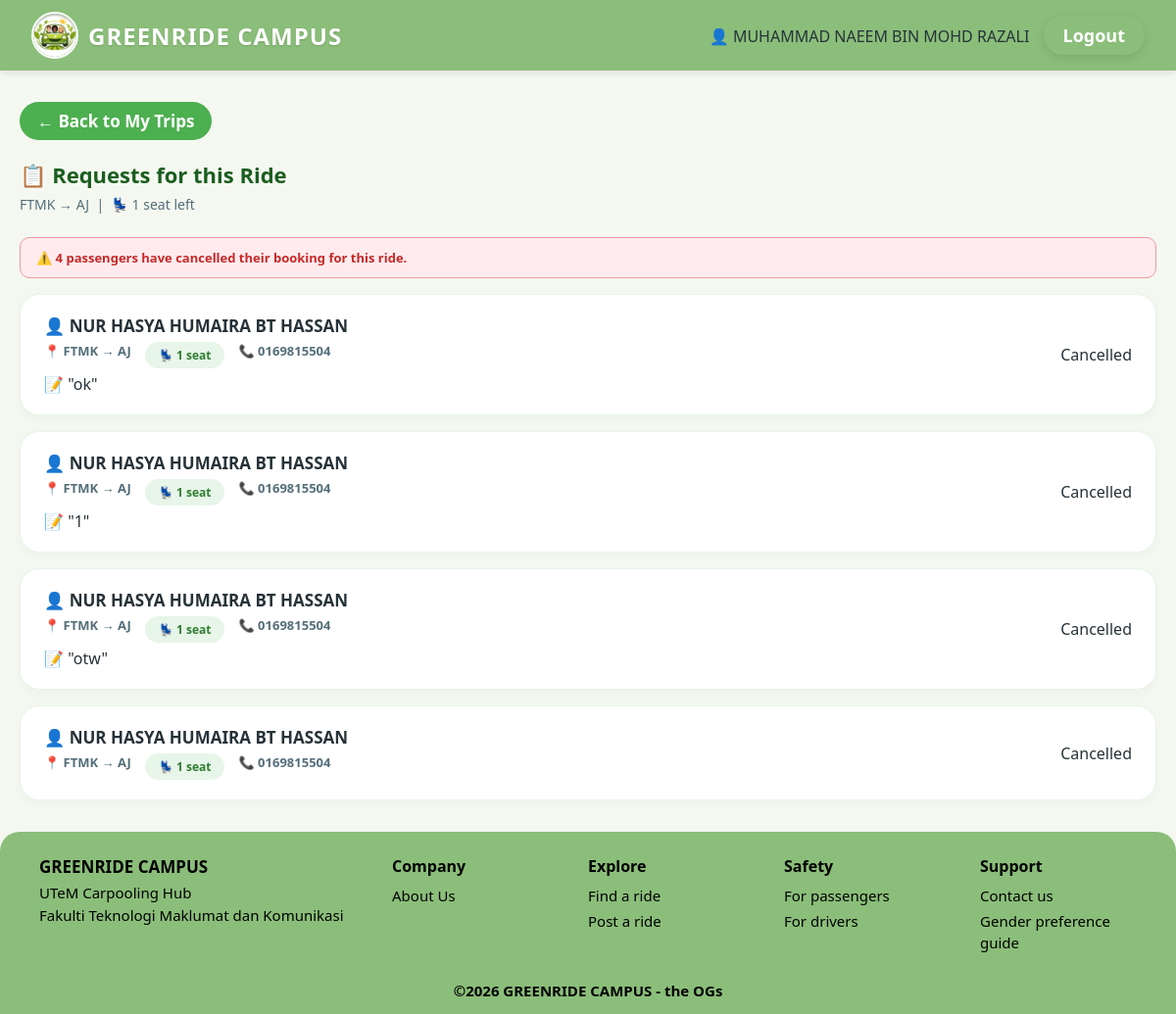
Page /trip/manage_request.php?trip_id=8 (signed in) on the committed database.
### tables this page shows
CREATE TABLE `trip` (
  `trip_ID` int(5) NOT NULL,
  `origin` varchar(100) NOT NULL,
  `destination` varchar(100) NOT NULL,
  `distance_km` decimal(6,2) NOT NULL,
  `departure` datetime NOT NULL,
  `seats_available` int(2) NOT NULL,
  `price` decimal(10,2) NOT NULL,
  `status` varchar(20) NOT NULL,
  `gender_preference` varchar(20) DEFAULT NULL,
  `vehicle_ID` int(5) NOT NULL,
  `user_ID` int(5) NOT NULL
);

CREATE TABLE `triprequest` (
  `request_ID` int(5) NOT NULL,
  `seats_requested` int(2) NOT NULL,
  `pickup_point` varchar(100) NOT NULL,
  `dropoff_point` varchar(100) NOT NULL,
  `status` varchar(20) NOT NULL,
  `request_time` datetime NOT NULL,
  `response_time` datetime DEFAULT NULL,
  `passenger_note` varchar(255) DEFAULT NULL,
  `trip_ID` int(5) NOT NULL,
  `user_ID` int(5) NOT NULL,
  `booking_ID` int(5) DEFAULT NULL
);

CREATE TABLE `user` (
  `user_ID` int(5) NOT NULL,
  `name` varchar(100) NOT NULL,
  `email` varchar(100) NOT NULL,
  `password` varchar(255) NOT NULL,
  `phone_number` varchar(20) NOT NULL,
  `role` varchar(20) NOT NULL,
  `matric_number` varchar(10) NOT NULL,
  `gender` varchar(10) NOT NULL
);

### trip/manage_request.php (the view, shortened to what this page needs)
<?php
require_once '../config/database.php';
$trip_id = intval($_GET['trip_id']);
$user_id = $_SESSION['user_id'];
$trip = $conn->query("SELECT * FROM trip WHERE trip_ID='$trip_id' AND user_ID='$user_id'")->fetch_assoc();
$requests = $conn->query("
    SELECT tr.*, u.name AS passenger_name, u.phone_number
    FROM triprequest tr
    JOIN user u ON tr.user_ID = u.user_ID
    WHERE tr.trip_ID='$trip_id'
    ORDER BY
        CASE WHEN tr.status = 'Cancelled' THEN 0 ELSE 1 END,
        tr.request_time ASC
");
?>
<!DOCTYPE html>
<html lang="en">
<head>
    <link rel="stylesheet" href="../assets/css/style.css">
    <link rel="stylesheet" href="../assets/css/trip.css">
</head>
<body>
<?php include '../includes/header.php'; ?>
<div class="container">
    <a href="driver_trips.php" class="btn-back">← Back to My Trips</a>
    <h2 class="page-heading">📋 Requests for this Ride</h2>
    <p class="page-subtext">
        <?php echo htmlspecialchars($trip['origin']); ?> → <?php echo htmlspecialchars($trip['destination']); ?>
        &nbsp;|&nbsp; 💺 <?php echo $trip['seats_available']; ?> seat<?php echo $trip['seats_available'] != 1 ? 's' : ''; ?> left
    </p>
    <?php
    $cancelled_count = $conn->query("SELECT COUNT(*) AS cnt FROM triprequest WHERE trip_ID='$trip_id' AND status='Cancelled'")->fetch_assoc()['cnt'];
    ?>
    <?php if ($cancelled_count > 0): ?>
    <div class="alert-box alert-error">
        ⚠️ <?php echo $cancelled_count; ?> passenger<?php echo $cancelled_count > 1 ? 's have' : ' has'; ?> cancelled their booking for this ride.
    </div>
    <?php endif; ?>
    <div class="trip-grid">
        <?php if ($requests && $requests->num_rows > 0): ?>
            <?php while ($req = $requests->fetch_assoc()): ?>
                <div class="trip-card">
                    <div class="trip-info-block">
                        <div class="trip-locations">👤 <?php echo htmlspecialchars($req['passenger_name']); ?></div>
                        <div class="trip-meta-row">
                            <span>📍 <?php echo htmlspecialchars($req['pickup_point']); ?> → <?php echo htmlspecialchars($req['dropoff_point']); ?></span>
                            <span class="badge-seats">💺 <?php echo $req['seats_requested']; ?> seat<?php echo $req['seats_requested'] != 1 ? 's' : ''; ?></span>
                            <span>📞 <?php echo htmlspecialchars($req['phone_number']); ?></span>
                        </div>
                        <?php if (!empty($req['passenger_note'])): ?>
                        <div class="trip-time">📝 "<?php echo htmlspecialchars($req['passenger_note']); ?>"</div>
                        <?php endif; ?>
                    </div>
                    <div class="trip-price-section">
                        <?php if ($req['status'] == 'Pending'): ?>
                            <div class="request-actions">
                                <form action="process_booking_response.php" method="POST" class="inline-form">
                                    <input type="hidden" name="request_id" value="<?php echo $req['request_ID']; ?>">
                                    <input type="hidden" name="action" value="approve">
                                    <button type="submit" class="btn btn-primary btn-sm">Approve</button>
                                </form>
                                <form action="process_booking_response.php" method="POST" class="inline-form">
                                    <input type="hidden" name="request_id" value="<?php echo $req['request_ID']; ?>">
                                    <input type="hidden" name="action" value="reject">
                                    <button type="submit" class="btn btn-danger btn-sm">Reject</button>
                                </form>
                            </div>
                        <?php else: ?>
                            <span class="badge-status badge-<?php echo strtolower($req['status']); ?>"><?php echo htmlspecialchars($req['status']); ?></span>
                        <?php endif; ?>
                    </div>
                </div>
            <?php endwhile; ?>
        <?php else: ?>
        <div class="empty-state">
            <p>No requests yet for this ride.</p>
        </div>
        <?php endif; ?>
    </div>
</div>
<?php include '../includes/footer.php'; ?>
</body>
</html>

### assets/css/style.css (style rules this page uses)
:root { --primary-green: #2E7D32; --light-green: #E8F5E9; --accent-green: #4CAF50; --bright-green: #76c442; --dark-green: #1B5E20; --bg-cream: #F1F8E9; --bg-page: #f5f8f0; --danger-red: #D32F2F; --danger-light: #FFEBEE; --text-dark: #263238; --text-muted: #546E7A; --border-radius: 16px; --card-shadow: 0 8px 24px rgba(46, 125, 50, 0.08); --navbar-green: #8bbe7a; }
* { box-sizing: border-box; margin: 0; padding: 0; font-family: 'Segoe UI', Roboto, Helvetica, Arial, sans-serif; }
body { background-color: var(--bg-page); color: var(--text-dark); min-height: 100vh; display: flex; flex-direction: column; }
.btn-back { background-color: var(--accent-green); color: white; padding: 8px 18px; border-radius: 25px; font-weight: 700; font-size: 17px; text-decoration: none; display: inline-flex; align-items: center; gap: 6px; margin-bottom: 20px; }
.container { padding: 32px 20px; max-width: 1200px; margin: 0 auto; flex: 1; width: 100%; }
.alert-box { border-radius: 10px; padding: 11px 16px; font-size: 13px; font-weight: 600; margin-bottom: 16px; display: flex; align-items: center; gap: 8px; }
.alert-error { background: #FFEBEE; border: 1.5px solid #EF9A9A; color: #C62828; }

### assets/css/trip.css (style rules this page uses)
.trip-grid { display: grid; grid-template-columns: 1fr; gap: 16px; }
.trip-card { background: #FFFFFF; border: 1.5px solid #E8F5E9; border-radius: 20px; padding: 20px 24px; display: flex; justify-content: space-between; align-items: center; box-shadow: 0 3px 10px rgba(0,0,0,0.03); transition: transform 0.2s, border-color 0.2s; }
.trip-info-block { display: flex; flex-direction: column; gap: 5px; flex: 1; }
.trip-locations { font-size: 17px; font-weight: 700; color: var(--text-dark); }
.trip-meta-row { display: flex; gap: 14px; font-size: 13px; color: var(--text-muted); font-weight: 600; flex-wrap: wrap; }
.trip-price-section { display: flex; align-items: center; gap: 16px; flex-shrink: 0; }
.badge-seats { background-color: var(--light-green); color: var(--primary-green); padding: 5px 14px; border-radius: 20px; font-size: 12px; font-weight: 700; display: inline-block; }
.page-heading { font-size: 22px; font-weight: 800; color: var(--dark-green); margin-bottom: 6px; }
.page-subtext { color: var(--text-muted); font-size: 14px; margin-bottom: 24px; }

### rows in the picture
trip: origin "FTMK", destination "AJ", seats_available "1"
triprequest: user_ID.name "NUR HASYA HUMAIRA BT HASSAN", pickup_point "FTMK", dropoff_point "AJ", seats_requested "1", user_ID.phone_number "0169815504", passenger_note "ok", status "Cancelled"
triprequest: user_ID.name "NUR HASYA HUMAIRA BT HASSAN", pickup_point "FTMK", dropoff_point "AJ", seats_requested "1", user_ID.phone_number "0169815504", passenger_note "1", status "Cancelled"
triprequest: user_ID.name "NUR HASYA HUMAIRA BT HASSAN", pickup_point "FTMK", dropoff_point "AJ", seats_requested "1", user_ID.phone_number "0169815504", passenger_note "otw", status "Cancelled"
triprequest: user_ID.name "NUR HASYA HUMAIRA BT HASSAN", pickup_point "FTMK", dropoff_point "AJ", seats_requested "1", user_ID.phone_number "0169815504", status "Cancelled"

### other values in the picture
$_SESSION['user_name'] "MUHAMMAD NAEEM BIN MOHD RAZALI"
$cancelled_count "4"
